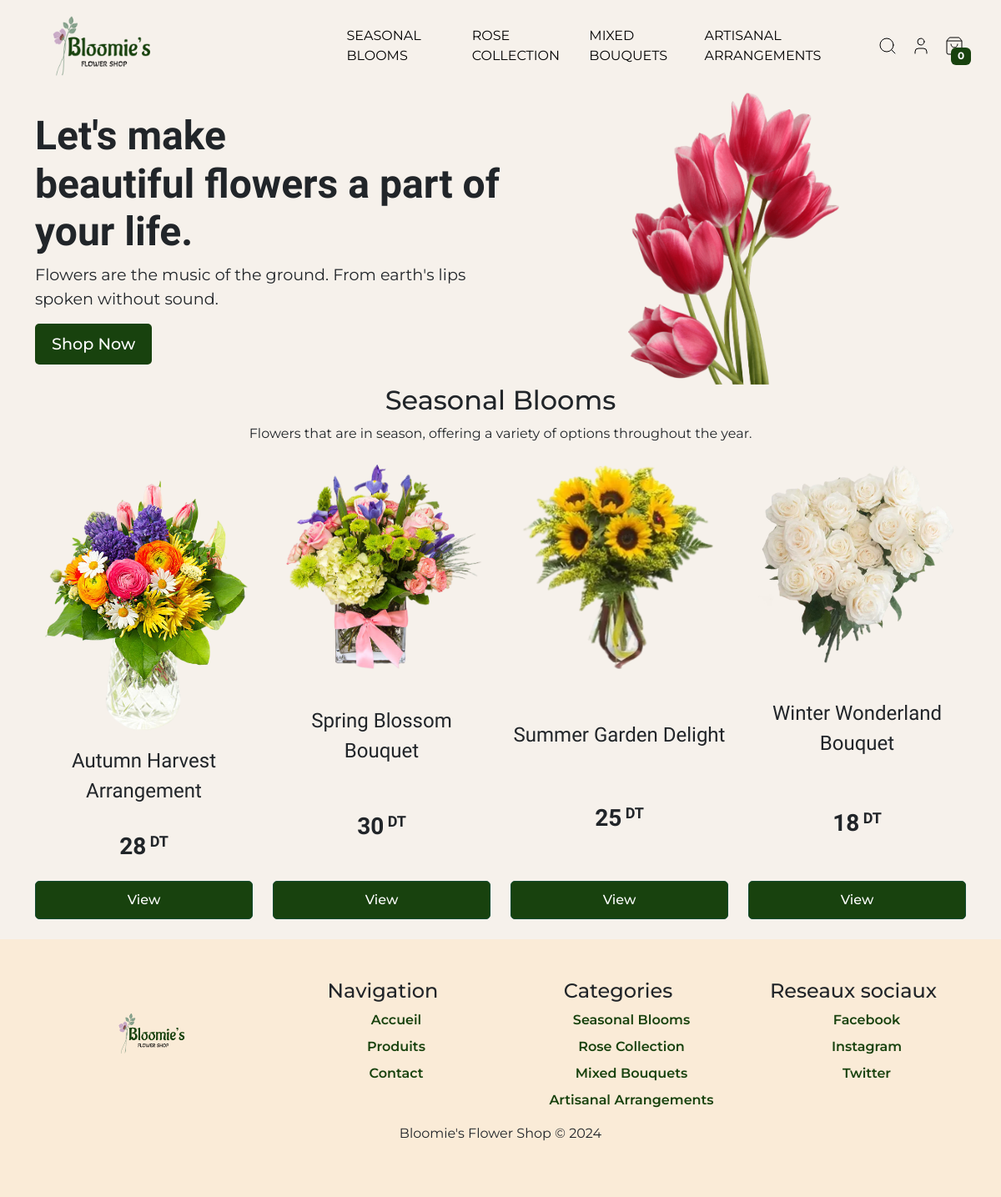
The app's page /categorie.php?id=22 with its own data.
### tables this page shows
CREATE TABLE `categories` (
  `id` int(11) NOT NULL,
  `nom` varchar(255) NOT NULL,
  `description` varchar(255) NOT NULL,
  `image` varchar(255) NOT NULL,
  `createur` int(11) NOT NULL,
  `date_creation` date NOT NULL,
  `date_modification` date NOT NULL
);

CREATE TABLE `produit` (
  `id` int(11) NOT NULL,
  `nom` varchar(255) NOT NULL,
  `prix` float NOT NULL,
  `description` text NOT NULL,
  `image` text NOT NULL,
  `categorie` int(11) NOT NULL,
  `stock` int(11) NOT NULL,
  `date_creation` date NOT NULL,
  `date_modification` date NOT NULL
);

### inc/functions.php (called while the page is built, shortened)
<?php
function connectToDatabase(){
    try {
        $conn = new PDO("mysql:host=" . MONHOST . ";dbname=" . MABD, MONUSER, MONPWD);
        $conn->setAttribute(PDO::ATTR_ERRMODE, PDO::ERRMODE_EXCEPTION);
        return $conn;
    } catch (PDOException $e) {
        echo "Erreur de connexion à la base de données : " . $e->getMessage();
        die();
    }
}
function getAllCategories($conn){
    $requete = "SELECT * FROM categories";
    $resultat = $conn->query($requete);
    $categories = $resultat->fetchAll();
    return $categories;
}
function getAllProducts($conn){
    $requete = "SELECT * FROM produit";
    $resultat = $conn->query($requete);
    $produit = $resultat->fetchAll();
    return $produit;
}
$conn = connectToDatabase();
$categories = getAllCategories($conn);
$produits = getAllProducts($conn);
function getCategorieById($conn,$id){
    $requette ="SELECT * FROM categories WHERE id =$id  ";
    $statement = $conn->prepare($requette);
    $statement->execute();
    $resultats = $statement->fetch();
    return $resultats;
}
function getProduitByCategorie($conn,$id){
    $requette ="SELECT * FROM produit WHERE categorie =$id  ";
    $statement = $conn->prepare($requette);
    $statement->execute();
    $resultats = $statement->fetchAll();
    return $resultats;
}
?>

### categorie.php (the view, shortened to what this page needs)
<?php
include "inc/functions.php";
$produits = getProduitByCategorie($conn, $_GET['id']);
$CurrentCategorie = getCategorieById($conn, $_GET['id']);
include "inc/header.php";
?>
<section class="hero">
  <div class="container d-flex align-items-center">
    <div class="col-lg-6">
      <h1>Let's make <br> beautiful flowers a part of your life.</h1>
      <p>Flowers are the music of the ground. From earth's lips spoken without sound.</p>
      <a herf="#shop" class="btn btn-primary">Shop Now</a>
    </div>
    <div class="col-lg-6 text-center">
      <img src="images/hero-asset.png" alt="hero" class="img-fluid w-50 ">
    </div>
  </div>
</section>
<section class="products" id="shop">
  <div class="container">
    <div class="row">
      <div class="col-lg-12">
        <h2 class="text-center"><?php echo $CurrentCategorie['nom']; ?></h2>
        <p class="text-center"><?php echo $CurrentCategorie['description']; ?></p>
      </div>
    </div>
    <div class="row">
      <?php
      foreach ($produits as $produit) {
      ?>
        <div class="col-lg-3">
          <div class="product">
            <img src="images/<?php print $produit['image']; ?>" alt="product" class="img-fluid">
            <p><?php print $produit['nom']; ?></p>
            <h3><?php print $produit['prix']; ?><span> DT </span> </h3>
            <a href="produit.php?id=<?php print $produit['id']; ?>" class="btn btn-view">View</a>
          </div>
        </div>
      <?php
      }
      ?>
    </div>
  </div>
</section>
<?php
include "inc/footer.php";

### inc/header.php (shortened to what this page needs)
<!DOCTYPE html>
<html lang="en">
<head>
  <link href="https://cdn.jsdelivr.net/npm/bootstrap@5.3.3/dist/css/bootstrap.min.css" rel="stylesheet">
  <link rel="stylesheet" href="/bloomies/css/dashboard.css">
</head>
<body>
<header>
  <nav class="navbar navbar-expand-lg">
    <div class="container-fluid mx-4">
      <a class="navbar-brand" href="index.php">
        <img src="./images/logo-v.png" alt="Bloomie's Flower Shop" />
      </a>
      <div class="collapse navbar-collapse" id="navbarSupportedContent">
        <ul class="navbar-nav me-auto mb-2 mb-lg-0">
          <li class="nav-item">
            <?php
            foreach ($categories as $categorie) {
              print '<li class="nav-item"><a class="nav-link" href="categorie.php?id='.$categorie['id'].'">' . $categorie['nom'] . '</a></li>';
            }
            ?>
          </li>
        </ul>
        <ul class="navbar-nav mb-2 mb-lg-0">
        <div class="search-icon nav-link">
          <i data-lucide="search" stroke-width="1"></i>
        </div>
        <?php if (isset($_SESSION['nom'])) {
          print '<li class="nav-item">
          <a class="nav-link active" aria-current="page" href="profile.php">profile</a>
          </li>';
                  } else {
                    print '<li class="nav-item">
            <a class="nav-link active" aria-current="page" href="connexion.php"><i data-lucide="user" stroke-Width="1"></i></a>
          </li>';
                  }
        ?>
        <li class="nav-item position-relative">
          <a class="nav-link " aria-current="page" href="panier.php"><i data-lucide="shopping-bag" stroke-width="1"></i></a>
          <span class="badge bg-greeny position-absolute"><?php if (isset($_SESSION['panier'])) {
                                        print count($_SESSION['panier'][3]);
                                      } else {
                                        print 0;
                                      } ?></span>
          </li>
        </ul>
      </div>
    </div>
  </nav>
</header>

### inc/footer.php (shortened to what this page needs)
<div class="text-center p-5 mt-4 footer" >
    <div class="row">
        <div class="col-3">
            <img src="images/logo.png" alt="logo" class="img-fluid w-50">
        </div>
        <div class="col-3">
            <h4 class="footer-item">Navigation</h4>
            <ul>
                <li class="footer-link"><a href="index.php">Accueil</a></li>
                <li class="footer-link"><a href="produits.php">Produits</a></li>
                <li class="footer-link"><a href="contact.php">Contact</a></li>
            </ul>
        </div>
        <div class="col-3">
            <h4 class="footer-item">Categories</h4>
            <ul>
                <?php
                $categories = getAllCategories($conn);
                foreach ($categories as $categorie) {
                    print '<li class="footer-link"><a href="categorie.php?id=' . $categorie['id'] . '">' . $categorie['nom'] . '</a></li>';
                }
                ?>
            </ul>
        </div>
        <div class="col-3">
            <h4 class="footer-item">Reseaux sociaux</h4>
            <ul>
                <li class="footer-link"><a href="#">Facebook</a></li>
                <li class="footer-link"><a href="#">Instagram</a></li>
                <li class="footer-link"><a href="#">Twitter</a></li>
            </ul>
        </div>
    </div>
    <div class="row">
        <div class="col-12">
            <p class="footer-text">Bloomie's Flower Shop &copy; 2024</p>
        </div>
</div>
</body>
</html>

### css/dashboard.css (style rules this page uses)
body { margin: 0; padding: 0; font-family: "Montserrat", sans-serif; background-color:#F6F1EB; min-height: 100vh; }
header { background-color:#F6F1EB; }
.nav-link { font-size: medium; font-weight: 400; text-transform: uppercase; color: black; display: flex; align-items: center; }
section.hero h1 { font-family: "Philosopher", sans-serif; font-weight: 900; font-size: 3rem; }
.hero p { font-size: 1.2rem; }
.hero a { font-size: 1.2rem; font-weight: 500; padding: 10px 20px; border-radius: 5px; background-color: #18420e; color: white; border: none; cursor: pointer; }
.bg-greeny { top: 56%; position: absolute; right: 0%; background: #18420e !important; }
.product { display: flex; flex-direction: column; justify-content: space-between; height: 100%; }
.product h3 { font-family: "Philosopher", sans-serif; font-weight: 900; text-align: center; padding: 1rem 0 ; }
.product h3 > span { font-size: large; vertical-align: text-top; }
.product p { font-size: 1.5rem; text-align: center; font-weight: 500; text-transform: capitalize; font-family: "Philosopher", sans-serif; }
.btn-view { font-size: 1rem; font-weight: 500; padding: 10px 20px; border-radius: 5px; background-color: #18420e; color: white; border: none; cursor: pointer; width: 100%; margin: 0 auto; text-transform: capitalize; border: 1px solid #124a31; }
.footer { background: #faebd7; }
.footer .footer-link { margin: .5rem 0; list-style: none; }
.footer .footer-link a { text-decoration: none; font-size: medium; font-weight: 600; color: #18420e; }
.footer .footer-item { margin: 0 1rem; }
.navbar-brand > img { width: 45%; }

### records on screen
categories: nom "SEASONAL BLOOMS", nom "Seasonal Blooms", description "Flowers that are in season, offering a variety of options throughout the year."
categories: nom "ROSE COLLECTION", nom "Rose Collection"
categories: nom "MIXED BOUQUETS", nom "Mixed Bouquets"
categories: nom "ARTISANAL ARRANGEMENTS", nom "Artisanal Arrangements"
produit: shows a picture, nom "Autumn Harvest Arrangement", prix "28"
produit: image (picture), nom "Spring Blossom Bouquet", prix "30"
produit: image (picture), nom "Summer Garden Delight", prix "25"
produit: image (picture), nom "Winter Wonderland Bouquet", prix "18"
